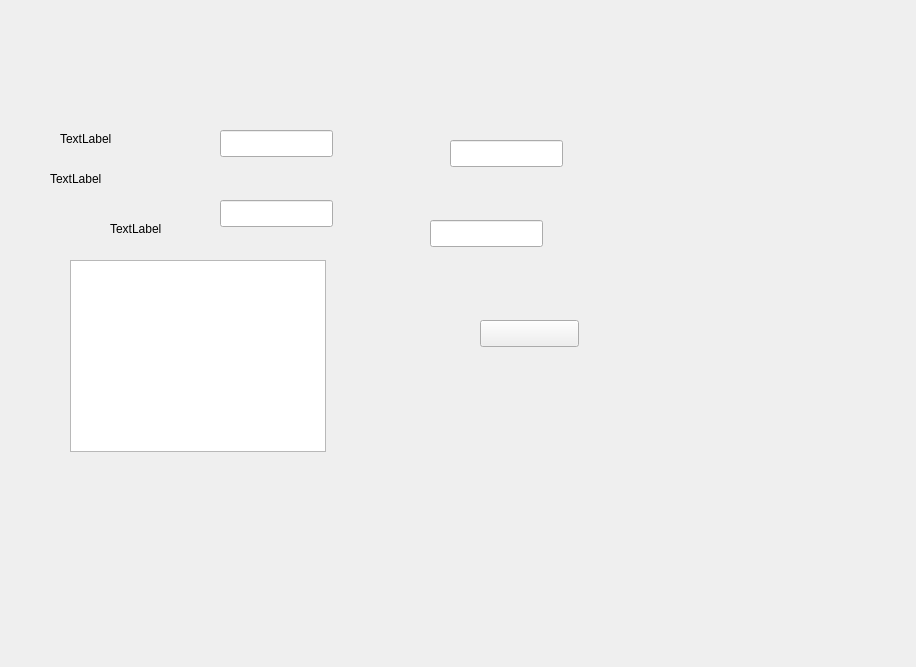
<?xml version="1.0" encoding="UTF-8"?>
<ui version="4.0">
 <class>QSettingNetForm</class>
 <widget class="QWidget" name="QSettingNetForm">
  <property name="geometry">
   <rect>
    <x>0</x>
    <y>0</y>
    <width>916</width>
    <height>667</height>
   </rect>
  </property>
  <property name="windowTitle">
   <string>Form</string>
  </property>
  <widget class="QLineEdit" name="ed_settingnet_ip">
   <property name="geometry">
    <rect>
     <x>220</x>
     <y>130</y>
     <width>113</width>
     <height>27</height>
    </rect>
   </property>
  </widget>
  <widget class="QLineEdit" name="ed_settingnet_mask">
   <property name="geometry">
    <rect>
     <x>220</x>
     <y>200</y>
     <width>113</width>
     <height>27</height>
    </rect>
   </property>
  </widget>
  <widget class="QLineEdit" name="ed_settingnet_getway">
   <property name="geometry">
    <rect>
     <x>450</x>
     <y>140</y>
     <width>113</width>
     <height>27</height>
    </rect>
   </property>
  </widget>
  <widget class="QLineEdit" name="ed_settingnet_dns">
   <property name="geometry">
    <rect>
     <x>430</x>
     <y>220</y>
     <width>113</width>
     <height>27</height>
    </rect>
   </property>
  </widget>
  <widget class="QLabel" name="le_settingnet_ip">
   <property name="geometry">
    <rect>
     <x>60</x>
     <y>130</y>
     <width>67</width>
     <height>17</height>
    </rect>
   </property>
   <property name="text">
    <string>TextLabel</string>
   </property>
  </widget>
  <widget class="QLabel" name="le_settingnet_mask">
   <property name="geometry">
    <rect>
     <x>110</x>
     <y>220</y>
     <width>67</width>
     <height>17</height>
    </rect>
   </property>
   <property name="text">
    <string>TextLabel</string>
   </property>
  </widget>
  <widget class="QLabel" name="le_settingnet_getway">
   <property name="geometry">
    <rect>
     <x>110</x>
     <y>290</y>
     <width>67</width>
     <height>17</height>
    </rect>
   </property>
   <property name="text">
    <string>TextLabel</string>
   </property>
  </widget>
  <widget class="QLabel" name="le_settingnet_dns">
   <property name="geometry">
    <rect>
     <x>200</x>
     <y>290</y>
     <width>67</width>
     <height>17</height>
    </rect>
   </property>
   <property name="text">
    <string>TextLabel</string>
   </property>
  </widget>
  <widget class="QPushButton" name="pb_zhixing">
   <property name="geometry">
    <rect>
     <x>480</x>
     <y>320</y>
     <width>99</width>
     <height>27</height>
    </rect>
   </property>
   <property name="text">
    <string/>
   </property>
  </widget>
  <widget class="QLabel" name="le_wifiname">
   <property name="geometry">
    <rect>
     <x>80</x>
     <y>520</y>
     <width>431</width>
     <height>31</height>
    </rect>
   </property>
   <property name="text">
    <string/>
   </property>
  </widget>
  <widget class="QLabel" name="label_netset">
   <property name="geometry">
    <rect>
     <x>50</x>
     <y>170</y>
     <width>67</width>
     <height>17</height>
    </rect>
   </property>
   <property name="text">
    <string>TextLabel</string>
   </property>
  </widget>
  <widget class="HNWIFIWidget" name="m_pwifi">
   <property name="geometry">
    <rect>
     <x>70</x>
     <y>260</y>
     <width>256</width>
     <height>192</height>
    </rect>
   </property>
  </widget>
 </widget>
 <customwidgets>
  <customwidget>
   <class>HNWIFIWidget</class>
   <extends>QTableView</extends>
   <header>hnwifiwidget.h</header>
  </customwidget>
 </customwidgets>
 <resources/>
 <connections/>
</ui>
